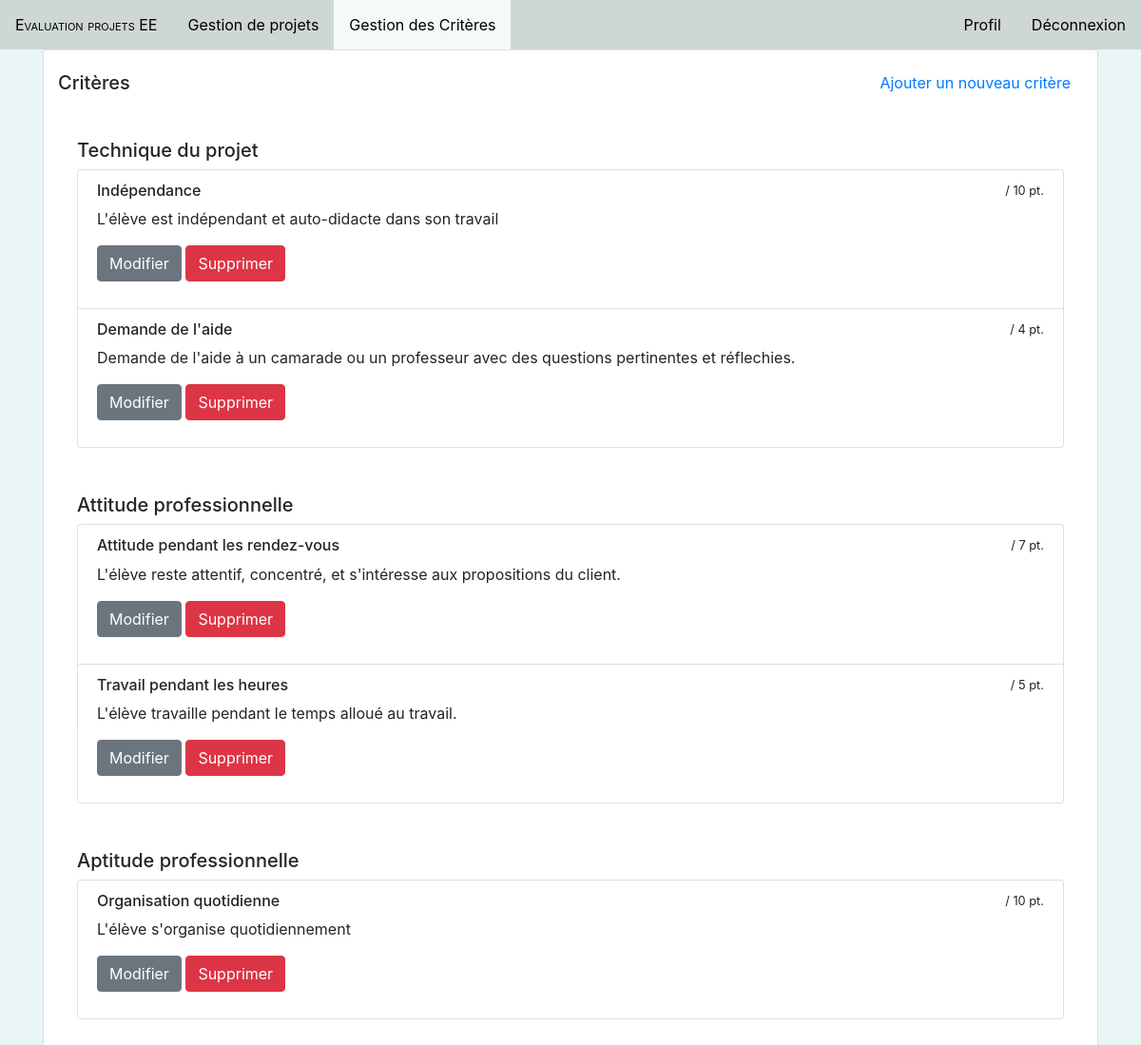
/index.php?page=criteres (signed in), run on an earlier commit of the app's database.
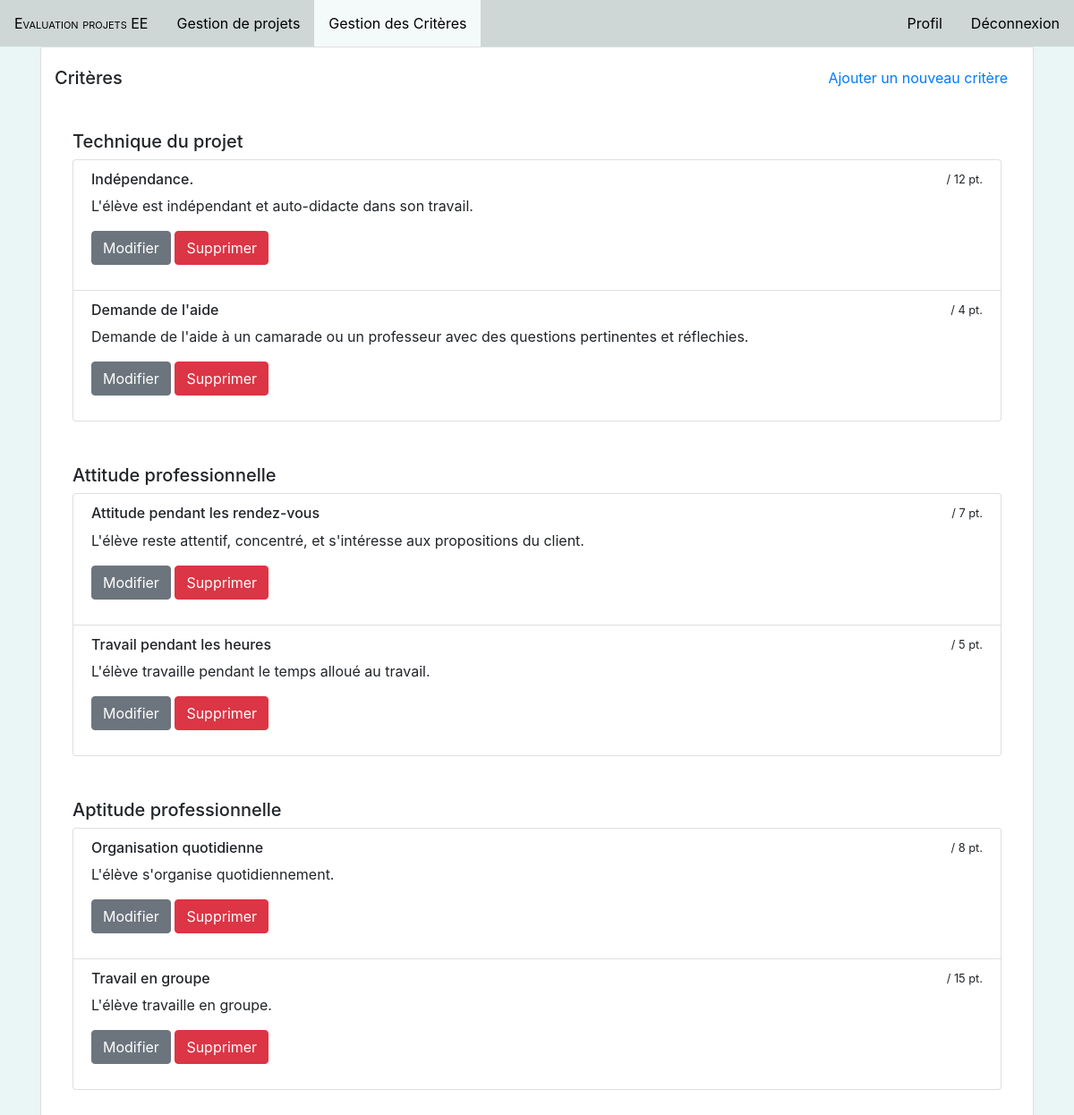
And on a later commit of the database.
### tables this page shows
CREATE TABLE `categories` (
  `idCategorie` int(11) NOT NULL,
  `categorie` varchar(50) NOT NULL
);

CREATE TABLE `criteres` (
  `idCritere` int(11) NOT NULL,
  `critere` varchar(50) NOT NULL,
  `definition` text NOT NULL,
  `pointsMax` int(11) NOT NULL,
  `idCategorie` int(11) NOT NULL
);

### model/getCategoriesCriteres.php (called while the page is built)
<?php
function getCategoriesCriteres() {
  $db = connectDB();
  $query = $db->prepare("SELECT * FROM categories ");
  if ($query->execute()) {
    $tab = $query->fetchAll(PDO::FETCH_ASSOC);
    return $tab;
  }
  else {
  }
}
?>

### model/getAllCriteresByCategories.php (called while the page is built)
<?php
function getAllCriteresByCategories($idCategorie) {
  $db = connectDB();
  $query = $db->prepare("SELECT * FROM criteres WHERE idCategorie = ?");
  $query->bindParam(1, $idCategorie);
  if ($query->execute()) {
    $tab = $query->fetchAll(PDO::FETCH_ASSOC);
    return $tab;
  }
  else {
  }
}
?>

### views/gestionCriteres.php (the view, shortened to what this page needs)
<?php
include 'model/getCategoriesCriteres.php';
include 'model/getAllCriteresByCategories.php';
?>
<div class="container">
  <div class="card">
    <div style="display: inline-block; width: 100%; padding: 15px;">
      <h5 class="card-title" style="display: inline-block; margin-top: 7px;">Critères</h5>
      <button type="button" class="btn btn-link" style="float: right;" data-toggle="modal" data-target="#modalAjoutCritereGestion">Ajouter un nouveau critère</button>
    </div>
   <div class="card-body">
     <div class="container">
       <?php foreach (getCategoriesCriteres() as $categorie) {
         echo "<h5>".$categorie["categorie"]."</h5>";
         if (!empty(getAllCriteresByCategories($categorie["idCategorie"]))) {
           echo "<ul class=\"list-group\">";
           foreach (getAllCriteresByCategories($categorie["idCategorie"]) as $critere) {
             echo "<li class=\"list-group-item\"><form action=\"#\" method=\"POST\">";
             echo " <small style=\"float: right;\">/ ".$critere["pointsMax"]." pt.</small><h6>".$critere["critere"]."</h6> <p>".$critere["definition"]."<p>";
             echo "<button class=\"btn btn-secondary\" type=\"submit\" name=\"action\" value=\"modifier\">Modifier</button>&nbsp;<button class=\"btn btn-danger\"type=\"submit\" name=\"action\" value=\"supprimer\">Supprimer</button></li>";
           }
           echo "</ul><br><br>";
         }
         else {
           echo "<div class=\"alert alert-secondary\" role=\"alert\">Aucun critères ajoutés pour l'instant</div>";
         }
       } ?>
     </div>
   </div>
 </div>
</div>

### views/head.php (shortened to what this page needs)
<!DOCTYPE html>
<html lang="fr">
  <head>
    <link rel="stylesheet" href="https://stackpath.bootstrapcdn.com/bootstrap/4.4.1/css/bootstrap.min.css">
    <link rel="stylesheet" type="text/css" href="./css/style.css">
  </head>
  <body>
    <nav>
      <ul id="navigation">
        <li id="titlenav"><a>Evaluation projets EE</a></li>
        <?php
          if(isset($_SESSION["log"])) {
            $page = $_GET["page"];
            switch ($_SESSION["statut"]) {
              case 2:
                echo '<li class="pages"><a href="index.php?page=projets" '.(($page == "projets") ? STYLE_PAGE_ACTIVE : "").'>Gestion de projets</a></li>';
                echo '<li class="pages"><a href="index.php?page=criteres" '.(($page == "criteres") ? STYLE_PAGE_ACTIVE : "").'>Gestion des Critères</a></li>';
                echo '<li class="pages" style="float: right;"><a href="index.php?page=logout">Déconnexion</a></li>';
                echo '<li class="pages" style="float: right;"><a href="index.php?page=profil" '.(($page == "profil") ? STYLE_PAGE_ACTIVE : "").'>Profil</a></li>';
                break;
            }
          }
       ?>
      </ul>
    </nav>

### index.php (shortened to what this page needs)
<?php
include 'views/head.php';
$page = (isset($_GET["page"]) ? $_GET["page"] : "");
if ($page == "" || $page == "login") {
  include 'views/login.php';
}
elseif ($page == "criteres") {
  if (isset($_SESSION["statut"])) {
      switch ($_SESSION["statut"]) {
        case 2:
          include 'views/gestionCriteres.php';
          break;
      }
  }
  else {
    header('Location: index.php?page=login');
  }
}
elseif ($page == "profil") {
  include 'views/profil.php';
}
elseif ($page == "logout") {
  header('Location: model/logout.php');
}
else {
  include 'views/error.php';
}
?>

### css/style.css (style rules this page uses)
html, body { background-color: #EAF5F5 !important; }
#navigation { list-style-type: none; margin: 0; padding: 0; overflow: hidden; background-color: #CED6D6; }
.pages { float: left; }
.pages a { display: block; color: black; text-align: center; padding: 14px 16px; text-decoration: none; }
#titlenav { float: left; }
#titlenav a { display: block; color: black; text-align: center; padding: 14px 16px; text-decoration: none; font-variant: small-caps; }

What changed in the data, as far as the page shows it:
changed criteres: pointsMax "10" → "12"; critere "Indépendance" → "Indépendance."; definition "L'élève est indépendant et auto-didacte dans son travail" → "L'élève est indépendant et auto-didacte dans son travail."
changed criteres "Organisation quotidienne": pointsMax "10" → "8"; definition "L'élève s'organise quotidiennement" → "L'élève s'organise quotidiennement."
added criteres: pointsMax "15", critere "Travail en groupe", definition "L'élève travaille en groupe.", shown under categories "Aptitude professionnelle"
